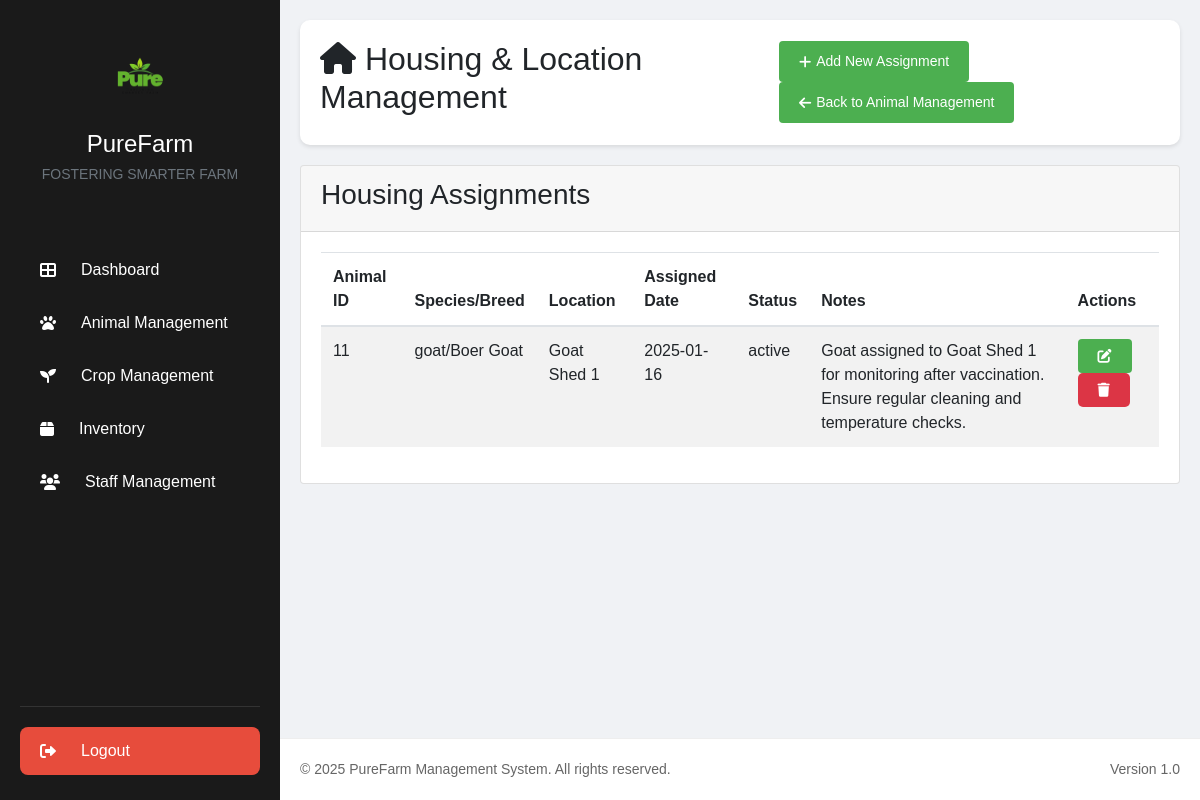
Screenshot of /housing_location.php (signed in) with the database file from the repository.
### tables this page shows
CREATE TABLE `housing_assignments` (
  `id` int(11) NOT NULL,
  `animal_id` int(11) DEFAULT NULL,
  `location` varchar(100) DEFAULT NULL,
  `assigned_date` date DEFAULT NULL,
  `status` varchar(50) DEFAULT NULL,
  `notes` text DEFAULT NULL,
  `created_at` timestamp NOT NULL DEFAULT current_timestamp()
);

CREATE TABLE `animals` (
  `id` int(11) NOT NULL,
  `animal_id` varchar(10) NOT NULL,
  `species` varchar(50) NOT NULL,
  `breed` varchar(50) NOT NULL,
  `date_of_birth` date NOT NULL,
  `health_status` varchar(50) NOT NULL,
  `vaccination_details` text DEFAULT NULL,
  `gender` varchar(10) NOT NULL,
  `source` varchar(50) NOT NULL,
  `vaccination_status` enum('vaccinated','not_vaccinated','partially_vaccinated','overdue') DEFAULT 'not_vaccinated',
  `last_vaccination_date` date DEFAULT NULL
);

### housing_location.php (the view, shortened to what this page needs)
<?php
require_once 'includes/db.php';
try {
    $assignments = $pdo->query("
        SELECT ha.*, a.species, a.breed
        FROM housing_assignments ha
        JOIN animals a ON ha.animal_id = a.id
        ORDER BY ha.assigned_date DESC
    ")->fetchAll();
} catch(PDOException $e) {
    $_SESSION['error'] = "Error fetching housing assignments: " . $e->getMessage();
    $assignments = [];
}
include 'includes/header.php';
?>
<div class="main-content">
    <div class="page-header">
        <h2><i class="fas fa-home"></i> Housing & Location Management</h2>
        <div class="action-buttons">
            <button type="button" class="btn btn-primary" data-toggle="modal" data-target="#addHousingModal">
                <i class="fas fa-plus"></i> Add New Assignment
            </button>
            <button class="btn btn-primary" onclick="location.href='animal_management.php'">
                <i class="fas fa-arrow-left"></i> Back to Animal Management
            </button>
        </div>
    </div>
    <div class="card">
        <div class="card-header">
            <h3>Housing Assignments</h3>
        </div>
        <div class="card-body">
            <table class="table table-striped">
                <thead>
                    <tr>
                        <th>Animal ID</th>
                        <th>Species/Breed</th>
                        <th>Location</th>
                        <th>Assigned Date</th>
                        <th>Status</th>
                        <th>Notes</th>
                        <th>Actions</th>
                    </tr>
                </thead>
                <tbody>
                    <?php foreach ($assignments as $assignment): ?>
                    <tr>
                        <td><?php echo htmlspecialchars($assignment['animal_id']); ?></td>
                        <td><?php echo htmlspecialchars($assignment['species'] . '/' . $assignment['breed']); ?></td>
                        <td><?php echo htmlspecialchars($assignment['location']); ?></td>
                        <td><?php echo htmlspecialchars($assignment['assigned_date']); ?></td>
                        <td><?php echo htmlspecialchars($assignment['status']); ?></td>
                        <td><?php echo htmlspecialchars($assignment['notes']); ?></td>
                        <td>
                            <button class="btn btn-sm btn-primary edit-assignment" data-id="<?php echo $assignment['id']; ?>">
                                <i class="fas fa-edit"></i>
                            </button>
                            <button class="btn btn-sm btn-danger delete-assignment" data-id="<?php echo $assignment['id']; ?>">
                                <i class="fas fa-trash"></i>
                            </button>
                        </td>
                    </tr>
                    <?php endforeach; ?>
                </tbody>
            </table>
        </div>
    </div>
</div>
<?php include 'includes/footer.php'; ?>

### assets/css/styles.css (style rules this page uses)
* { margin: 0; padding: 0; box-sizing: border-box; font-family: Arial, sans-serif; }
body { background-color: #f0f2f5; }
.main-content { flex: 1; margin-left: 280px; padding: 20px; }
.page-header { display: flex; justify-content: space-between; align-items: center; margin-bottom: 20px; padding: 20px; background: white; border-radius: 10px; box-shadow: 0 2px 4px rgba(0,0,0,0.1); }
.btn { padding: 10px 20px; border: none; border-radius: 5px; cursor: pointer; font-size: 14px; display: inline-flex; align-items: center; gap: 5px; }
.btn-primary { background: #4CAF50; color: white; }
.btn-danger { background: #dc3545; color: white; }
.main-content { flex: 1; margin-left: 280px; padding: 20px; padding-bottom: 80px; }
.btn-primary { background: #4CAF50; color: white; border: none; padding: 10px 20px; border-radius: 4px; cursor: pointer; font-size: 14px; transition: background 0.3s ease; }

### rows the page displays
housing_assignments: animal "11", animal.breed "goat/Boer Goat", location "Goat Shed 1", assigned_date "2025-01-16", status "active", notes "Goat assigned to Goat Shed 1 for monitoring after vaccination. Ensure regular cleaning and temperature checks."
